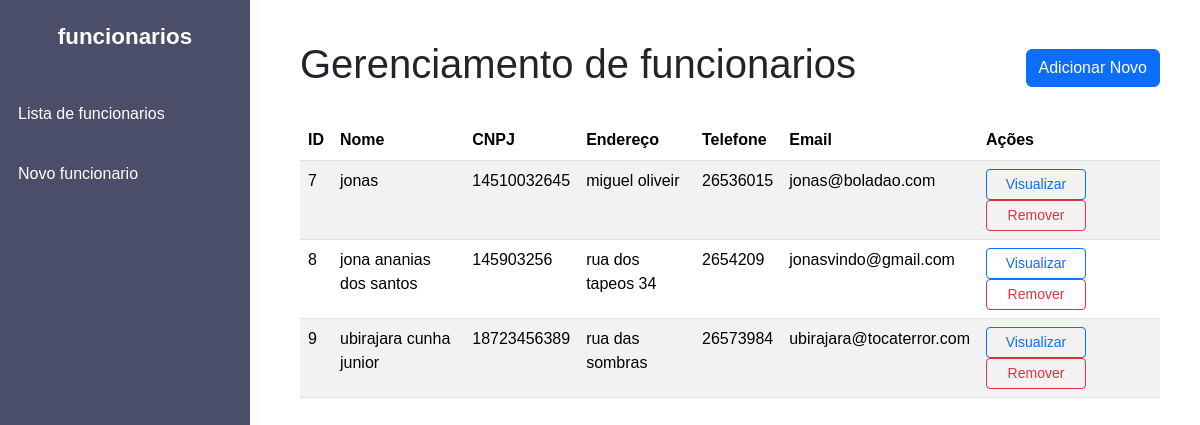
The page / on the database its author committed.
### cadfor/models.py (models this page shows)
class Fornecedor(models.Model):
    id_fornecedor = models.AutoField(primary_key=True)
    nome = models.CharField(max_length=255)
    cnpj = models.CharField(max_length=14, unique=True)
    endereco = models.CharField(max_length=255)
    telefone = models.CharField(max_length=15)
    email = models.EmailField(unique=True)

### cadfor/views.py (the view)
# urls.py: path("", FornecedorListView.as_view(), name="fornecedor_list"),
class FornecedorListView(ListView):
    model = Fornecedor
    template_name = 'cadfor/fornecedor_list.html'

### cadfor/templates/cadfor/Fornecedor_list.html (shortened to what this page needs)
<!DOCTYPE html>
<html lang="pt-BR">
<head>
    <link
        href="https://cdn.jsdelivr.net/npm/bootstrap@5.3.3/dist/css/bootstrap.min.css"
        rel="stylesheet"
    />
</head>
<body>
    <div class="sidebar">
        <div class="navbar-brand text-center">funcionarios</div>
        <a href="{% url 'fornecedor_list' %}">Lista de funcionarios</a>
        <a href="{% url 'fornecedor_create' %}">Novo funcionario</a>
    </div>
    <div class="content">
        <div class="d-flex justify-content-between align-items-center mb-4">
            <h1>Gerenciamento de funcionarios</h1>
            <a href="{% url 'fornecedor_create' %}" class="btn btn-primary">Adicionar Novo</a>
        </div>
        <table class="table table-striped table-hover">
            <thead>
                <tr>
                    <th>ID</th>
                    <th>Nome</th>
                    <th>CNPJ</th>
                    <th>Endereço</th>
                    <th>Telefone</th>
                    <th>Email</th>
                    <th>Ações</th>
                </tr>
            </thead>
            <tbody>
                {% for fornecedor in fornecedor_list %}
                <tr>
                    <td>{{ fornecedor.id_fornecedor }}</td>
                    <td>{{ fornecedor.nome }}</td>
                    <td>{{ fornecedor.cnpj }}</td>
                    <td>{{ fornecedor.endereco }}</td>
                    <td>{{ fornecedor.telefone }}</td>
                    <td>{{ fornecedor.email }}</td>
                    <td>
                        <a href="{% url 'fornecedor_detail' fornecedor.id_fornecedor %}" class="btn btn-outline-primary btn-sm">Visualizar</a>
                        <a href="{% url 'fornecedor_delete' pk=fornecedor.id_fornecedor %}" class="btn btn-outline-danger btn-sm">Remover</a>
                    </td>
                </tr>
                {% endfor %}
            </tbody>
        </table>
    </div>
</body>
</html>

### cadfor/templates/cadfor/Fornecedor_list.html (style rules this page uses)
body { font-family: Arial, sans-serif; background-color: #FCFCFC; margin: 0; }
.sidebar { height: 100vh; width: 250px; position: fixed; background-color: #4A4E69; padding: 20px 0; }
.sidebar .navbar-brand { font-size: 1.4rem; color: white; padding-bottom: 30px; font-weight: bold; }
.sidebar a { color: #FFFFFF; display: block; padding: 18px; text-decoration: none; }
.content { margin-left: 260px; padding: 40px; background-color: #ffffff; min-height: 100vh; }
.table thead { background-color: #0d6efd; color: white; }
.btn-outline-primary, .btn-outline-danger { width: 100px; margin-right: 10px; }

### rows shown on the page
Fornecedor: id_fornecedor "7", nome "jonas", cnpj "14510032645", endereco "miguel oliveir", telefone "26536015", email "jonas@boladao.com"
Fornecedor: id_fornecedor "8", nome "jona ananias dos santos", cnpj "145903256", endereco "rua dos tapeos 34", telefone "2654209", email "jonasvindo@gmail.com"
Fornecedor: id_fornecedor "9", nome "ubirajara cunha junior", cnpj "18723456389", endereco "rua das sombras", telefone "26573984", email "ubirajara@tocaterror.com"
